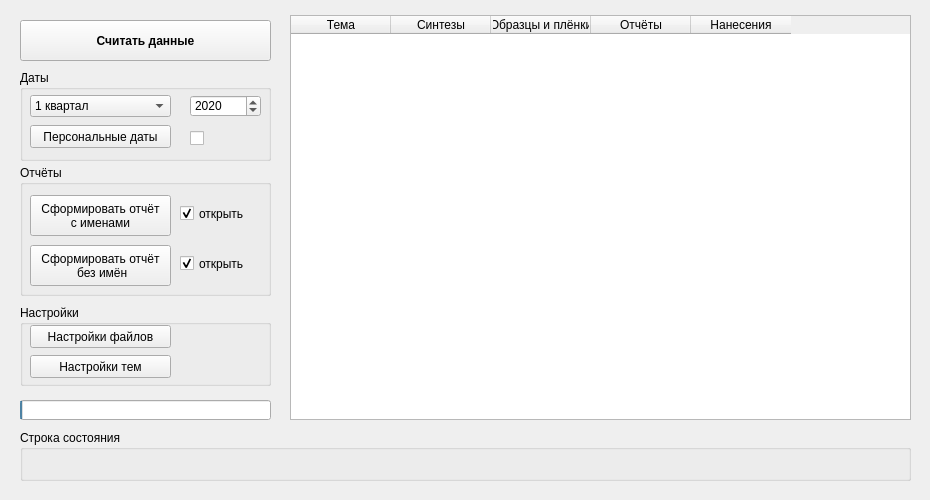
<?xml version="1.0" encoding="UTF-8"?>
<ui version="4.0">
 <class>MainWindow</class>
 <widget class="QMainWindow" name="MainWindow">
  <property name="geometry">
   <rect>
    <x>0</x>
    <y>0</y>
    <width>930</width>
    <height>500</height>
   </rect>
  </property>
  <property name="minimumSize">
   <size>
    <width>930</width>
    <height>500</height>
   </size>
  </property>
  <property name="font">
   <font>
    <italic>false</italic>
    <underline>false</underline>
   </font>
  </property>
  <property name="windowTitle">
   <string>Создаватель квартального отчёта</string>
  </property>
  <widget class="QWidget" name="centralwidget">
   <widget class="QTableWidget" name="show_data">
    <property name="geometry">
     <rect>
      <x>290</x>
      <y>15</y>
      <width>621</width>
      <height>405</height>
     </rect>
    </property>
    <column>
     <property name="text">
      <string>      Тема      </string>
     </property>
    </column>
    <column>
     <property name="text">
      <string>Синтезы</string>
     </property>
     <property name="textAlignment">
      <set>AlignCenter</set>
     </property>
    </column>
    <column>
     <property name="text">
      <string>Образцы и плёнки</string>
     </property>
     <property name="textAlignment">
      <set>AlignCenter</set>
     </property>
    </column>
    <column>
     <property name="text">
      <string>Отчёты</string>
     </property>
     <property name="textAlignment">
      <set>AlignCenter</set>
     </property>
    </column>
    <column>
     <property name="text">
      <string>Нанесения</string>
     </property>
     <property name="textAlignment">
      <set>AlignCenter</set>
     </property>
    </column>
   </widget>
   <widget class="QProgressBar" name="progressBar">
    <property name="geometry">
     <rect>
      <x>20</x>
      <y>400</y>
      <width>251</width>
      <height>20</height>
     </rect>
    </property>
    <property name="value">
     <number>1</number>
    </property>
    <property name="textVisible">
     <bool>false</bool>
    </property>
    <property name="orientation">
     <enum>Qt::Horizontal</enum>
    </property>
   </widget>
   <widget class="QGroupBox" name="groupBox">
    <property name="geometry">
     <rect>
      <x>20</x>
      <y>305</y>
      <width>251</width>
      <height>81</height>
     </rect>
    </property>
    <property name="title">
     <string>Настройки</string>
    </property>
    <widget class="QPushButton" name="file_settings_wg">
     <property name="geometry">
      <rect>
       <x>10</x>
       <y>20</y>
       <width>141</width>
       <height>23</height>
      </rect>
     </property>
     <property name="text">
      <string>Настройки файлов</string>
     </property>
    </widget>
    <widget class="QPushButton" name="settings">
     <property name="geometry">
      <rect>
       <x>10</x>
       <y>50</y>
       <width>141</width>
       <height>23</height>
      </rect>
     </property>
     <property name="text">
      <string>Настройки тем</string>
     </property>
    </widget>
   </widget>
   <widget class="QGroupBox" name="groupBox_2">
    <property name="geometry">
     <rect>
      <x>20</x>
      <y>165</y>
      <width>251</width>
      <height>131</height>
     </rect>
    </property>
    <property name="title">
     <string>Отчёты</string>
    </property>
    <widget class="QCheckBox" name="open_check_2">
     <property name="geometry">
      <rect>
       <x>160</x>
       <y>90</y>
       <width>70</width>
       <height>17</height>
      </rect>
     </property>
     <property name="text">
      <string>открыть</string>
     </property>
     <property name="checked">
      <bool>true</bool>
     </property>
    </widget>
    <widget class="QPushButton" name="make_xl_bot">
     <property name="geometry">
      <rect>
       <x>10</x>
       <y>30</y>
       <width>141</width>
       <height>41</height>
      </rect>
     </property>
     <property name="text">
      <string>Сформировать отчёт 
с именами</string>
     </property>
    </widget>
    <widget class="QPushButton" name="make_xl_bot_2">
     <property name="geometry">
      <rect>
       <x>10</x>
       <y>80</y>
       <width>141</width>
       <height>41</height>
      </rect>
     </property>
     <property name="text">
      <string>Сформировать отчёт
 без имён</string>
     </property>
    </widget>
    <widget class="QCheckBox" name="open_check">
     <property name="geometry">
      <rect>
       <x>160</x>
       <y>40</y>
       <width>70</width>
       <height>17</height>
      </rect>
     </property>
     <property name="text">
      <string>открыть</string>
     </property>
     <property name="checked">
      <bool>true</bool>
     </property>
    </widget>
   </widget>
   <widget class="QGroupBox" name="groupBox_4">
    <property name="geometry">
     <rect>
      <x>20</x>
      <y>70</y>
      <width>251</width>
      <height>91</height>
     </rect>
    </property>
    <property name="title">
     <string>Даты</string>
    </property>
    <widget class="QCheckBox" name="checkBox_date">
     <property name="geometry">
      <rect>
       <x>170</x>
       <y>60</y>
       <width>70</width>
       <height>17</height>
      </rect>
     </property>
     <property name="text">
      <string/>
     </property>
    </widget>
    <widget class="QPushButton" name="change_date_but">
     <property name="geometry">
      <rect>
       <x>10</x>
       <y>55</y>
       <width>141</width>
       <height>23</height>
      </rect>
     </property>
     <property name="text">
      <string>Персональные даты</string>
     </property>
    </widget>
    <widget class="QDateEdit" name="year">
     <property name="geometry">
      <rect>
       <x>170</x>
       <y>25</y>
       <width>71</width>
       <height>22</height>
      </rect>
     </property>
     <property name="dateTime">
      <datetime>
       <hour>0</hour>
       <minute>0</minute>
       <second>0</second>
       <year>2020</year>
       <month>1</month>
       <day>1</day>
      </datetime>
     </property>
     <property name="displayFormat">
      <string>yyyy</string>
     </property>
    </widget>
    <widget class="QComboBox" name="kvartal">
     <property name="geometry">
      <rect>
       <x>10</x>
       <y>25</y>
       <width>141</width>
       <height>22</height>
      </rect>
     </property>
     <item>
      <property name="text">
       <string>1 квартал</string>
      </property>
     </item>
     <item>
      <property name="text">
       <string>2 квартал</string>
      </property>
     </item>
     <item>
      <property name="text">
       <string>3 квартал</string>
      </property>
     </item>
     <item>
      <property name="text">
       <string>4 квартал</string>
      </property>
     </item>
    </widget>
   </widget>
   <widget class="QGroupBox" name="groupBox_5">
    <property name="geometry">
     <rect>
      <x>20</x>
      <y>430</y>
      <width>891</width>
      <height>51</height>
     </rect>
    </property>
    <property name="title">
     <string>Строка состояния</string>
    </property>
    <widget class="QLabel" name="current_action">
     <property name="geometry">
      <rect>
       <x>10</x>
       <y>20</y>
       <width>231</width>
       <height>21</height>
      </rect>
     </property>
     <property name="text">
      <string/>
     </property>
    </widget>
   </widget>
   <widget class="QPushButton" name="read_data_but">
    <property name="geometry">
     <rect>
      <x>20</x>
      <y>20</y>
      <width>251</width>
      <height>41</height>
     </rect>
    </property>
    <property name="font">
     <font>
      <weight>75</weight>
      <bold>true</bold>
      <underline>false</underline>
     </font>
    </property>
    <property name="text">
     <string>Считать данные</string>
    </property>
    <property name="iconSize">
     <size>
      <width>50</width>
      <height>50</height>
     </size>
    </property>
    <property name="checkable">
     <bool>false</bool>
    </property>
    <property name="checked">
     <bool>false</bool>
    </property>
   </widget>
  </widget>
 </widget>
 <resources/>
 <connections/>
</ui>
